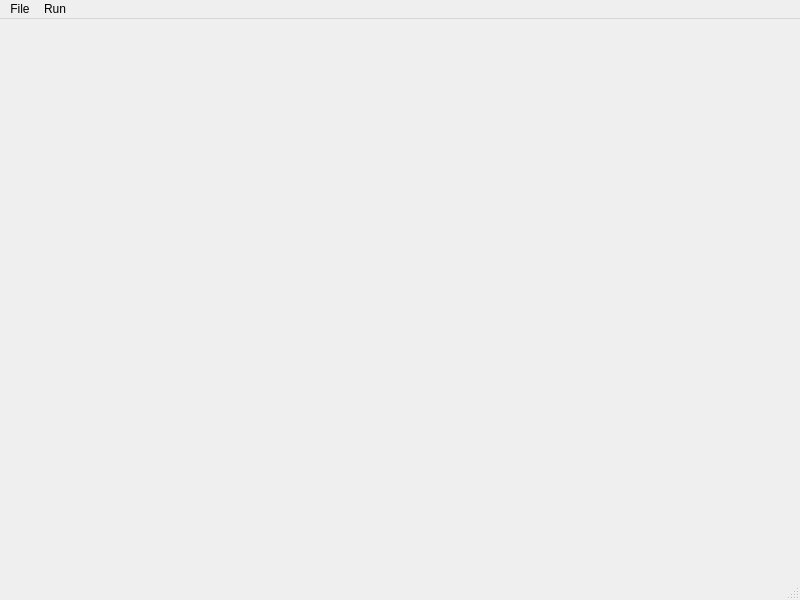
<?xml version="1.0" encoding="UTF-8"?>
<ui version="4.0">
 <class>MainWindow</class>
 <widget class="QMainWindow" name="MainWindow">
  <property name="geometry">
   <rect>
    <x>0</x>
    <y>0</y>
    <width>800</width>
    <height>600</height>
   </rect>
  </property>
  <property name="windowTitle">
   <string>MainWindow</string>
  </property>
  <widget class="QWidget" name="cw"/>
  <widget class="QMenuBar" name="menubar">
   <property name="geometry">
    <rect>
     <x>0</x>
     <y>0</y>
     <width>800</width>
     <height>28</height>
    </rect>
   </property>
   <widget class="QMenu" name="menuFile">
    <property name="title">
     <string>File</string>
    </property>
    <addaction name="actionExit"/>
   </widget>
   <widget class="QMenu" name="menuExcute">
    <property name="title">
     <string>Run</string>
    </property>
    <addaction name="actionExcute"/>
   </widget>
   <addaction name="menuFile"/>
   <addaction name="menuExcute"/>
  </widget>
  <widget class="QStatusBar" name="statusbar"/>
  <action name="actionExit">
   <property name="text">
    <string>Exit</string>
   </property>
  </action>
  <action name="actionExcute">
   <property name="text">
    <string>Excute</string>
   </property>
  </action>
 </widget>
 <resources/>
 <connections/>
</ui>
